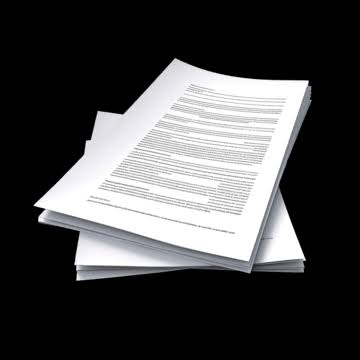
#> input picture Day16/input_images/document.jpg, 360 x 360 px, found by its file name; its folder holds only this picture in this run
$ python opencv_transformations.py
#> lines starting #> are read from the running program, lines starting #| are printed output that depends on the picture
import cv2
import numpy as np
import os


INPUT_FOLDER = "input_images"
OUTPUT_FOLDER = "output_images/transformations"

os.makedirs(OUTPUT_FOLDER, exist_ok=True)


def rotate_image(image, angle):
    height, width = image.shape[:2]

    center = (width // 2, height // 2)

    matrix = cv2.getRotationMatrix2D(
        center,
        angle,
        1.0
    )

    return cv2.warpAffine(
        image,
        matrix,
        (width, height),
        borderMode=cv2.BORDER_REPLICATE
    )


def translate_image(image, x_shift, y_shift):
    height, width = image.shape[:2]

    matrix = np.float32([
        [1, 0, x_shift],
        [0, 1, y_shift]
    ])

    return cv2.warpAffine(
        image,
        matrix,
        (width, height),
        borderMode=cv2.BORDER_REPLICATE
    )


def scale_image(image, scale):
    height, width = image.shape[:2]

    new_width = int(width * scale)
    new_height = int(height * scale)

    return cv2.resize(
        image,
        (new_width, new_height),
        interpolation=cv2.INTER_AREA
    )


def affine_transform(image):
    height, width = image.shape[:2]

    source_points = np.float32([
        [0, 0],
        [width - 1, 0],
        [0, height - 1]
    ])

    destination_points = np.float32([
        [0, 0],
        [width - 100, 50],
        [100, height - 50]
    ])

    matrix = cv2.getAffineTransform(
        source_points,
        destination_points
    )

    return cv2.warpAffine(
        image,
        matrix,
        (width, height)
    )


def perspective_transform(image):

    height, width = image.shape[:2]

    source_points = np.float32([
        [50, 50],
        [width - 50, 30],
        [width - 30, height - 50],
        [30, height - 30]
    ])

    destination_points = np.float32([
        [0, 0],
        [width - 1, 0],
        [width - 1, height - 1],
        [0, height - 1]
    ])

    matrix = cv2.getPerspectiveTransform(
        source_points,
        destination_points
    )

    return cv2.warpPerspective(
        image,
        matrix,
        (width, height)
    )


def process_image(image_path):

    image = cv2.imread(image_path)

    if image is None:
        print(f"Unable to read: {image_path}")
        return

    filename = os.path.splitext(
        os.path.basename(image_path)
    )[0]

    # Translation
    translated = translate_image(
        image,
        80,
        50
    )

    cv2.imwrite(
        os.path.join(
            OUTPUT_FOLDER,
            f"{filename}_translated.jpg"
        ),
        translated
    )

    # Rotation
    for angle in [30, 90, 180]:

        rotated = rotate_image(
            image,
            angle
        )

        cv2.imwrite(
            os.path.join(
                OUTPUT_FOLDER,
                f"{filename}_rotate_{angle}.jpg"
            ),
            rotated
        )

    # Scaling
    for scale in [0.5, 1.5]:

        scaled = scale_image(
            image,
            scale
        )

        cv2.imwrite(
            os.path.join(
                OUTPUT_FOLDER,
                f"{filename}_scale_{scale}.jpg"
            ),
            scaled
        )

    # Affine
    affine = affine_transform(image)

    cv2.imwrite(
        os.path.join(
            OUTPUT_FOLDER,
            f"{filename}_affine.jpg"
        ),
        affine
    )

    # Perspective
    perspective = perspective_transform(image)

    cv2.imwrite(
        os.path.join(
            OUTPUT_FOLDER,
            f"{filename}_perspective.jpg"
        ),
        perspective
    )


def main():

    print("=" * 60)
    print("Day 17 - OpenCV Image Transformations")
    print("=" * 60)

    image_files = [
        file for file in os.listdir(INPUT_FOLDER)
        if file.lower().endswith(
            (".jpg", ".jpeg", ".png")
        )
    ]

    if not image_files:
        print("No input images found.")
        return

    for image_file in image_files:

        image_path = os.path.join(
            INPUT_FOLDER,
            image_file
        )

        print(f"Processing: {image_file}")

        process_image(image_path)
#> in process_image, image is the input picture: shape (360, 360, 3); mean B, G, R 72.6, 71.9, 71.9
#> in translate_image, `return cv2.warpAffine( image, matrix, (width, height), borderMode=cv2...`:
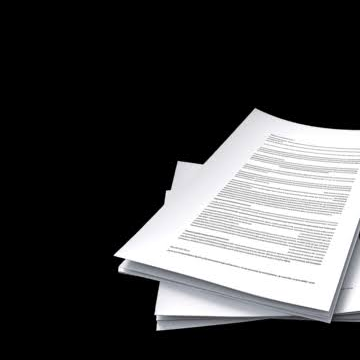
#> returned value: shape (360, 360, 3); mean of channels 0, 1, 2 67.6, 66.9, 66.9; drawn as B, G, R
#> the loop in process_image, `for angle in [30, 90, 180]: ` made 3 passes
#> pass 1, in process_image, `rotated = rotate_image( image, angle )`:
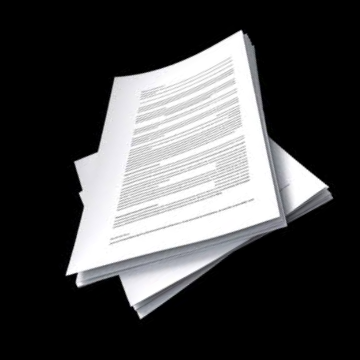
#> rotated: shape (360, 360, 3); mean B, G, R 72.6, 71.9, 71.9
#> pass 2, in process_image, `rotated = rotate_image( image, angle )`:
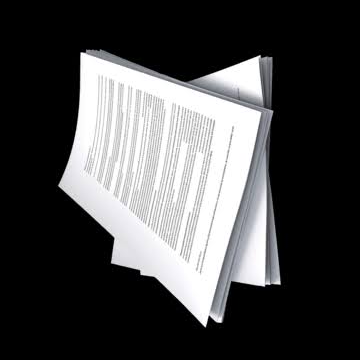
#> rotated: shape (360, 360, 3); mean B, G, R 72.6, 71.9, 71.9
#> pass 3, in process_image, `rotated = rotate_image( image, angle )`:
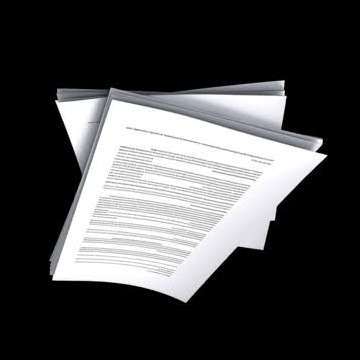
#> rotated: shape (360, 360, 3); mean B, G, R 72.6, 71.9, 71.9
#> the loop in process_image, `for scale in [0.5, 1.5]: ` made 2 passes
#> pass 1, in process_image, `scaled = scale_image( image, scale )`:
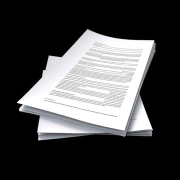
#> scaled: shape (180, 180, 3); mean B, G, R 72.7, 72, 71.9
#> in affine_transform, `matrix = cv2.getAffineTransform( source_points, destination_points )`: matrix = [[0.724, 0.279, 0], [0.139, 0.864, 0]]
#> in affine_transform, `return cv2.warpAffine( image, matrix, (width, height) )`:
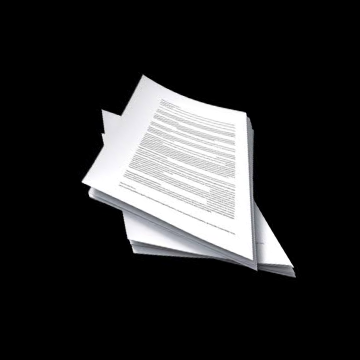
#> returned value: shape (360, 360, 3); mean of channels 0, 1, 2 42.6, 42.2, 42.2; drawn as B, G, R
#> in perspective_transform, `matrix = cv2.getPerspectiveTransform( source_points, destination_point..`: matrix = [[1.45, 0.103, -77.54], [0.118, 1.53, -82.65], [8.19e-05, 0.00057, 1]]
#> in perspective_transform, `return cv2.warpPerspective( image, matrix, (width, height) )`:
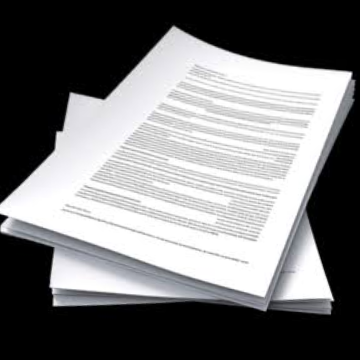
#> returned value: shape (360, 360, 3); mean of channels 0, 1, 2 119.9, 118.8, 118.7; drawn as B, G, R

    print("\nTransformation processing completed.")
    print(f"Outputs saved to: {OUTPUT_FOLDER}")
#| Outputs saved to: output_images/transformations


if __name__ == "__main__":
    main()
